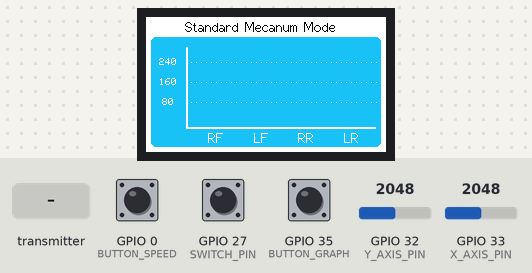
Recording of a sketch running on a simulated ESP32. Parts: 240×135 colour display. Inputs (shaded band) come from the test bench; at power-on: GPIO 0 (BUTTON_SPEED) HIGH, GPIO 35 (BUTTON_GRAPH) HIGH, GPIO 27 (SWITCH_PIN) HIGH, GPIO 32 (Y_AXIS_PIN) = 2048, GPIO 33 (X_AXIS_PIN) = 2048 (analog values on the 0–4095 scale).

Above: at 5.5 s.
5.6 s: GPIO 0 (BUTTON_SPEED) pulled LOW for 0.15 s
At 6.0 s:
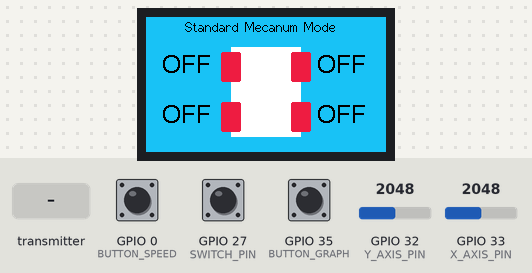
7.2 s: the transmitter starts sending motorMode = 1
At 8.6 s:
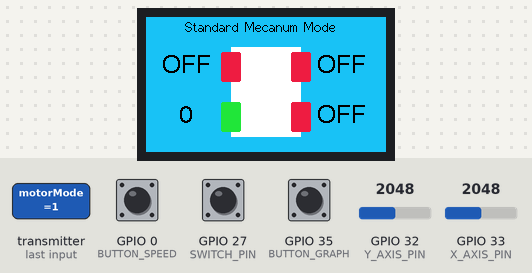
8.9 s: the transmitter starts sending mecanumMode = 1
At 10.1 s:
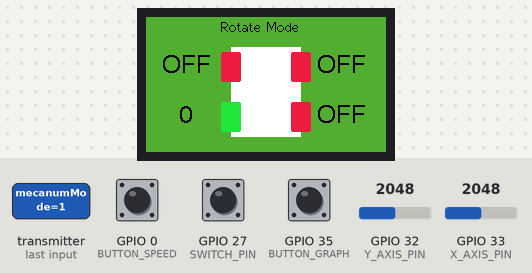
10.5 s: GPIO 35 (BUTTON_GRAPH) pulled LOW for 0.15 s
At 11.5 s:
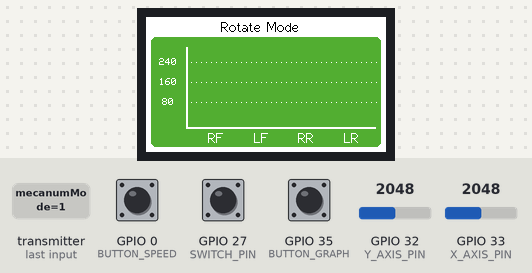
12.1 s: the transmitter starts sending mecanumMode = 0
At 12.9 s:
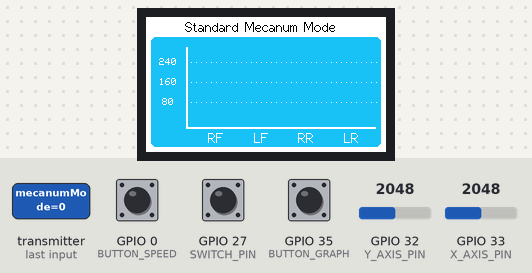
13.8 s: GPIO 0 (BUTTON_SPEED) pulled LOW for 1 s
At 14.2 s:
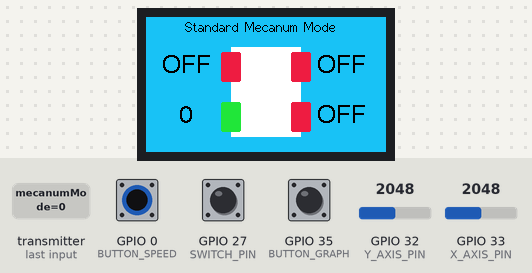
Timing chart, 0 to 16.8 s (numbered marks = the images above; inputs shaded):
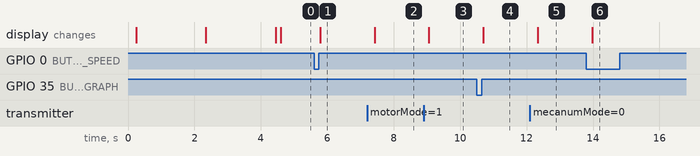

The sketch:

mec-robot-remote.ino
```cpp
/*
  4WD Mecanum Wheel Remote Control
  mec-robot-remote.ino
  Controls 4-wheel mecanum car base
  Uses ESP32 TTGO "T-Display" module with integrated TFT display and 2 pushbuttons
  Uses ESP-NOW library
  Uses TFT_eSPI Library by Bodmer - https://github.com/Bodmer/TFT_eSPI
  Modify User_Setup.h file in library for TTGO-T-Display

  DroneBot Workshop 2022
  https://dronebotworkshop.com
*/

// Include Libraries for ESP-NOW Communications
#include <esp_now.h>
#include <WiFi.h>

// Include libraries for display
#include <TFT_eSPI.h>
#include <SPI.h>

// Define Joystick Connections (some joystick models reverse X & Y)
#define X_AXIS_PIN 33
#define Y_AXIS_PIN 32
#define SWITCH_PIN 27

// Define TTGO display built-in pushbuttons
#define BUTTON_GRAPH 35
#define BUTTON_SPEED 0

// Objects for display & sprites
TFT_eSPI tft = TFT_eSPI();
TFT_eSprite sprite = TFT_eSprite(&tft);

// Display colors
#define displayColor1 0xFFFF  // White

#define displayColor2a 0x1E1E  // Cyan
#define displayColor2b 0x5566  // Green
#define displayColor2c 0xE3E3  // Orange
#define displayColor2d 0xFAFA  // Violet
#define displayColor2e 0xBEBE  // Light Blue
#define displayColor2f 0xE6E6  // Yellow

#define displayColor3 0x0000  // Black
#define displayColor4 0x2727  // Green Bar
#define displayColor5 0x1B1B  // Blue Bar
#define displayColor6 0xE8E8  // Red

// MAC Address of responder - edit as required
uint8_t broadcastAddress[] = {0x94, 0xB9, 0x7E, 0xC2, 0xCB, 0x38 };

// Define a data structure for received data
typedef struct struct_message_rcv {
  bool motorMode;
  int mecanumMode;
  int mtrRF_PWM;
  int mtrLF_PWM;
  int mtrRR_PWM;
  int mtrLR_PWM;
} struct_message_rcv;

// Create a structured object for received data
struct_message_rcv rcvData;

// Create a structured object for sent data
typedef struct struct_message_xmit {
  int xAxis;
  int yAxis;
  bool pbSwitch;
} struct_message_xmit;

// Create a structured object for sent data
struct_message_xmit xmitData;

// ESP-NOW Peer info
esp_now_peer_info_t peerInfo;

// Variable for Motor Mode
volatile byte motorModeValue = B00000000;

// Variable for Mecanum Mode
volatile int mecanumModeValue = 0;

// Variables for Motor PWM speeds
volatile int mtrRFpwmValue = 0;
volatile int mtrLFpwmValue = 0;
volatile int mtrRRpwmValue = 0;
volatile int mtrLRpwmValue = 0;

// Variables for Joystick values
int joyXaxis = 127;
int joyYaxis = 127;

// Variable for Joystick pushbutton state
bool joySwitchState = HIGH;

// Variable for connection error  - HIGH is error state
volatile bool connectError = LOW;

// Variable for connection status string
String connectStatus = "NO INFO";

// Variable for display selection - 0 = Graph, 1 = Speed Display
volatile int displaySelect = 0;

void IRAM_ATTR ISR_GRAPH() {
  // Graphics button was pressed
  displaySelect = 0;
}

void IRAM_ATTR ISR_SPEED() {
  // Speed button was pressed
  displaySelect = 1;
}

void setup() {
  // Set up Serial Monitor
  Serial.begin(115200);

  // Set joystick pin as input with Pullup
  pinMode(SWITCH_PIN, INPUT_PULLUP);

  // Set built-in pushbuttons as inputs with pullups
  pinMode(BUTTON_GRAPH, INPUT_PULLUP);
  pinMode(BUTTON_SPEED, INPUT_PULLUP);

  // Attach interrupts to handlers
  attachInterrupt(BUTTON_GRAPH, ISR_GRAPH, FALLING);
  attachInterrupt(BUTTON_SPEED, ISR_SPEED, FALLING);

  // Set ESP32 as a Wi-Fi Station
  WiFi.mode(WIFI_STA);

  // Disable WiFi Sleep mode
  WiFi.setSleep(false);

  // Initilize ESP-NOW
  if (esp_now_init() != ESP_OK) {
    connectStatus = "ESP-NOW Error";
    connectError = HIGH;
    return;
  } else {
    connectStatus = "ESP-NOW OK";
    connectError = LOW;
  }

  // Register receive callback function
  esp_now_register_recv_cb(OnDataRecv);

  // Register the send callback
  esp_now_register_send_cb(OnDataSent);

  // Register peer
  memcpy(peerInfo.peer_addr, broadcastAddress, 6);
  peerInfo.channel = 0;
  peerInfo.encrypt = false;

  // Add peer
  if (esp_now_add_peer(&peerInfo) != ESP_OK) {
    connectStatus = "No peer added";
    connectError = HIGH;
    return;
  } else {
    connectStatus = "ESP-NOW Ready";
    connectError = LOW;
  }

  // Set A/D resolution to 12-bits
  analogReadResolution(12);

  // Initialize the display
  tft.init();
  tft.setRotation(1);

  // Create a sprite
  sprite.createSprite(320, 170);

  // Display a splash screen
  splashScreen(connectStatus, connectError);
  delay(2000);
  connectStatus = "Waiting for car";
  splashScreen(connectStatus, connectError);
  delay(2000);

  // Enter the Loop with connectError set HIGH to avoid intial display flicker
  connectError = HIGH;
}

void loop() {

  // Check connection status
  if (connectError == LOW) {

    // Select display
    if (displaySelect == 0) {
      // Display motor speed graph
      graphMotorSpeed(mecanumModeValue);
    } else {
      // Display motor speed "animation"
      displayMotorSpeed(mecanumModeValue);
    }

    // Get joystick values and convert them
    joyXaxis = convertJoystickValues(analogRead(X_AXIS_PIN), false);
    joyYaxis = convertJoystickValues(analogRead(Y_AXIS_PIN), false);

  } else {
    // Display splash screen
    splashScreen(connectStatus, HIGH);

    // Send "zero" values as joystick data
    joyXaxis = 127;
    joyYaxis = 127;
  }

  // Check and set switch status
  if (digitalRead(SWITCH_PIN) == LOW) {
    // Switch was pressed
    joySwitchState = true;
  } else {
    joySwitchState = false;
  }

  // Format structured data
  xmitData.xAxis = joyXaxis;
  xmitData.yAxis = joyYaxis;
  xmitData.pbSwitch = joySwitchState;

  // Send message via ESP-NOW
  esp_err_t result = esp_now_send(broadcastAddress, (uint8_t *)&xmitData, sizeof(xmitData));

  // If switch was pressed delay longer to debounce
  if (joySwitchState == true) {
    delay(200);
  } else {
    delay(50);
  }
}
```

a_remote-functions.ino
```cpp
/*
  Mecanum Wheel Remote Control - functions
  a_remote-functions.ino
  Functions for remote control

  DroneBot Workshop 2022
  https://dronebotworkshop.com
*/
// Map 12-bit A/D values to 8-bit PWM values
// Allow for gap in center to account for joystick inaccuracies
int convertJoystickValues(int value, bool reverse) {
  if (value >= 2200) {
    // Joystick pushed forward
    value = map(value, 2200, 4095, 127, 254);
  } else if (value <= 1800) {
    // Joystick pulled back
    value = map(value, 1800, 0, 127, 0);
  } else {
    // Joystick in center
    value = 127;
  }

  // Check direction
  if (reverse) {
    value = 254 - value;
  }
  return value;
}
```

b_callbacks.ino
```cpp
/*
  Mecanum Wheel Remote Control - ESP-NOW Callbacks
  b_callbacks.ino
  Callbacks for communication with mecanum wheel robot car

  DroneBot Workshop 2022
  https://dronebotworkshop.com
*/
// Callback function called when data is sent
void OnDataSent(const uint8_t *mac_addr, esp_now_send_status_t status) {

  if (status == ESP_NOW_SEND_SUCCESS) {
    connectStatus = "Car found";
    connectError = LOW;
  } else {
    connectStatus = "Car not found";
    connectError = HIGH;
  }
}

// Callback function executed when data is received
void OnDataRecv(const uint8_t *mac, const uint8_t *incomingData, int len) {

  // Get receievd data
  memcpy(&rcvData, incomingData, sizeof(rcvData));

  // Pass received values to local variables
  motorModeValue = rcvData.motorMode;
  mecanumModeValue = rcvData.mecanumMode;
  mtrRFpwmValue = rcvData.mtrRF_PWM;
  mtrLFpwmValue = rcvData.mtrLF_PWM;
  mtrRRpwmValue = rcvData.mtrRR_PWM;
  mtrLRpwmValue = rcvData.mtrLR_PWM;

  //Serial.println(mecanumModeValue);
}
```

c_graphs.ino
```cpp
/*
  Mecanum Wheel Remote Control - TFT Display Graph Functions
  c_graphs.ino
  Graphs used on remote control TFT display

  DroneBot Workshop 2022
  https://dronebotworkshop.com
*/

void graphMotorSpeed(int opMode) {
  // Display motor speeds as bargarph
  // Background color changes with operating mode
  // Graph colors change with motor direction

  int backColor;
  String headerText;

  if (opMode == 0) {
    backColor = displayColor2a;
    headerText = "Standard Mecanum Mode";
  } else if (opMode == 1) {
    backColor = displayColor2b;
    headerText = "Rotate Mode";
  } else if (opMode == 2) {
    backColor = displayColor2c;
    headerText = "Pivot Right Mode";
  } else if (opMode == 3) {
    backColor = displayColor2d;
    headerText = "Pivot Left Mode";
  } else if (opMode == 4) {
    backColor = displayColor2e;
    headerText = "Pivot Front Mode";
  } else if (opMode == 5) {
    backColor = displayColor2f;
    headerText = "Pivot Rear Mode";
  } else {
    backColor = displayColor2f;
    headerText = "Standard Mecanum Mode";
  }


  // Fill the sprite with color & add rectangles
  sprite.fillSprite(displayColor3);
  sprite.fillRect(0, 0, 300, 160, displayColor1);
  sprite.fillRoundRect(5, 20, 230, 110, 5, backColor);
  sprite.fillRect(40, 30, 2, 80, displayColor1);
  sprite.fillRect(40, 110, 190, 2, displayColor1);

  // Text for top
  sprite.setTextDatum(4);
  sprite.setTextColor(displayColor3, displayColor1);
  sprite.drawString(headerText, 114, 10, 2);

  // Text for left sidebar (increment lables)
  sprite.setTextColor(displayColor1, backColor);
  for (int i = 2; i < 8; i = i + 2) {
    sprite.drawString(String(i * 40), 22, 105 - (i * 10));
    for (int j = 0; j < 197; j = j + 5)
      sprite.drawPixel(40 + j, 105 - (i * 10), displayColor1);
  }

  // Text for bottom
  sprite.drawString("RF", 70, 121, 2);
  sprite.drawString("LF", 115, 121, 2);
  sprite.drawString("RR", 160, 121, 2);
  sprite.drawString("LR", 205, 121, 2);

  // Bargraph values

  byte barMotorMode = motorModeValue;

  int barvalueRF = abs(mtrRFpwmValue);
  int barvalueLF = abs(mtrLFpwmValue);
  int barvalueRR = abs(mtrRRpwmValue);
  int barvalueLR = abs(mtrLRpwmValue);

  // Map results to bargraph range
  barvalueRF = map(barvalueRF, 0, 255, 0, 75);
  barvalueLF = map(barvalueLF, 0, 255, 0, 75);
  barvalueRR = map(barvalueRR, 0, 255, 0, 75);
  barvalueLR = map(barvalueLR, 0, 255, 0, 75);

  // Set bargraph colors by motor direction
  if ((bitRead(barMotorMode, 7) == 1) && (bitRead(barMotorMode, 6) == 0)) {
    sprite.fillRect(60, 110 - barvalueRF, 16, barvalueRF, displayColor5);
  } else if ((bitRead(barMotorMode, 7) == 0) && (bitRead(barMotorMode, 6) == 1)) {
    sprite.fillRect(60, 110 - barvalueRF, 16, barvalueRF, displayColor4);
  }

  if ((bitRead(barMotorMode, 5) == 1) && (bitRead(barMotorMode, 4) == 0)) {
    sprite.fillRect(105, 110 - barvalueLF, 16, barvalueLF, displayColor5);
  } else if ((bitRead(barMotorMode, 5) == 0) && (bitRead(barMotorMode, 4) == 1)) {
    sprite.fillRect(105, 110 - barvalueLF, 16, barvalueLF, displayColor4);
  }

  if ((bitRead(barMotorMode, 3) == 1) && (bitRead(barMotorMode, 2) == 0)) {
    sprite.fillRect(150, 110 - barvalueRR, 16, barvalueRR, displayColor5);
  } else if ((bitRead(barMotorMode, 3) == 0) && (bitRead(barMotorMode, 2) == 1)) {
    sprite.fillRect(150, 110 - barvalueRR, 16, barvalueRR, displayColor4);
  }

  if ((bitRead(barMotorMode, 1) == 1) && (bitRead(barMotorMode, 0) == 0)) {
    sprite.fillRect(195, 110 - barvalueLR, 16, barvalueLR, displayColor5);
  } else if ((bitRead(barMotorMode, 1) == 0) && (bitRead(barMotorMode, 0) == 1)) {
    sprite.fillRect(195, 110 - barvalueLR, 16, barvalueLR, displayColor4);
  }

  // Paint display
  sprite.pushSprite(0, 0);
}

void displayMotorSpeed(int opMode) {
  // Display of speed and directon of all motors

  int backColor;
  String headerText;

  if (opMode == 0) {
    backColor = displayColor2a;
    headerText = "Standard Mecanum Mode";
  } else if (opMode == 1) {
    backColor = displayColor2b;
    headerText = "Rotate Mode";
  } else if (opMode == 2) {
    backColor = displayColor2c;
    headerText = "Pivot Right Mode";
  } else if (opMode == 3) {
    backColor = displayColor2d;
    headerText = "Pivot Left Mode";
  } else if (opMode == 4) {
    backColor = displayColor2e;
    headerText = "Pivot Front Mode";
  } else if (opMode == 5) {
    backColor = displayColor2f;
    headerText = "Pivot Rear Mode";
  } else {
    backColor = displayColor2f;
    headerText = "Standard Mecanum Mode";
  }

  // Fill the sprite with color & add "car" rectangle
  sprite.fillSprite(backColor);
  sprite.fillRect(85, 30, 70, 90, displayColor1);

  // Text for top
  sprite.setTextDatum(4);
  sprite.setTextColor(displayColor3, backColor);
  sprite.drawString(headerText, 114, 10, 2);

  // Speed values
  byte speedMotorMode = motorModeValue;

  String speedvalueRF = String(abs(mtrRFpwmValue));
  String speedvalueLF = String(abs(mtrLFpwmValue));
  String speedvalueRR = String(abs(mtrRRpwmValue));
  String speedvalueLR = String(abs(mtrLRpwmValue));

  // Set "wheel" colors by motor direction
  // Right Front
  if ((bitRead(speedMotorMode, 7) == 1) && (bitRead(speedMotorMode, 6) == 0)) {
    sprite.fillRoundRect(145, 35, 20, 30, 2, displayColor5);
  } else if ((bitRead(speedMotorMode, 7) == 0) && (bitRead(speedMotorMode, 6) == 1)) {
    sprite.fillRoundRect(145, 35, 20, 30, 2, displayColor4);
  } else {
    sprite.fillRoundRect(145, 35, 20, 30, 2, displayColor6);
    speedvalueRF = "OFF";
  }

  // Left Front
  if ((bitRead(speedMotorMode, 5) == 1) && (bitRead(speedMotorMode, 4) == 0)) {
    sprite.fillRoundRect(75, 35, 20, 30, 2, displayColor5);
  } else if ((bitRead(speedMotorMode, 5) == 0) && (bitRead(speedMotorMode, 4) == 1)) {
    sprite.fillRoundRect(75, 35, 20, 30, 2, displayColor4);
  } else {
    sprite.fillRoundRect(75, 35, 20, 30, 2, displayColor6);
    speedvalueLF = "OFF";
  }

  // Right Rear
  if ((bitRead(speedMotorMode, 3) == 1) && (bitRead(speedMotorMode, 2) == 0)) {
    sprite.fillRoundRect(145, 85, 20, 30, 2, displayColor5);
  } else if ((bitRead(speedMotorMode, 3) == 0) && (bitRead(speedMotorMode, 2) == 1)) {
    sprite.fillRoundRect(145, 85, 20, 30, 2, displayColor4);
  } else {
    sprite.fillRoundRect(145, 85, 20, 30, 2, displayColor6);
    speedvalueRR = "OFF";
  }

  // Left Rear
  if ((bitRead(speedMotorMode, 1) == 1) && (bitRead(speedMotorMode, 0) == 0)) {
    sprite.fillRoundRect(75, 85, 20, 30, 2, displayColor5);
  } else if ((bitRead(speedMotorMode, 1) == 0) && (bitRead(speedMotorMode, 0) == 1)) {
    sprite.fillRoundRect(75, 85, 20, 30, 2, displayColor4);
  } else {
    sprite.fillRoundRect(75, 85, 20, 30, 2, displayColor6);
    speedvalueLR = "OFF";
  }

  // Display speed values
  sprite.drawString(speedvalueRF, 195, 50, 4);
  sprite.drawString(speedvalueLF, 40, 50, 4);
  sprite.drawString(speedvalueRR, 195, 100, 4);
  sprite.drawString(speedvalueLR, 40, 100, 4);

  // Paint display
  sprite.pushSprite(0, 0);
}
```

d_screens.ino
```cpp
/*
  Mecanum Wheel Remote Control - TFT Display Screen Functions
  d_screens.ino
  Display screens used on remote control TFT display

  DroneBot Workshop 2022
  https://dronebotworkshop.com
*/

void splashScreen(String messageString, bool errStat) {
  // Display a splash screen with a text message box
  // Background color depends upon error status
  if (errStat == HIGH) {
    // Fill the sprite with color & add rectangles
    sprite.fillSprite(displayColor6);

    // Text for top
    sprite.setTextDatum(4);
    sprite.setTextColor(displayColor1, displayColor6);
    sprite.drawString("Error", 114, 25, 4);
    sprite.drawString("Connecting", 114, 50, 4);

  } else {

    // Fill the sprite with color & add rectangles
    sprite.fillSprite(displayColor2b);

    // Text for top
    sprite.setTextDatum(4);
    sprite.setTextColor(displayColor1, displayColor2b);
    sprite.drawString("ESP-NOW", 114, 25, 4);
    sprite.drawString("Mecanum Car", 114, 50, 4);
  }

  // Box & text for status
  sprite.fillRoundRect(5, 70, 230, 40, 5, displayColor1);
  sprite.setTextColor(displayColor3, displayColor1);
  sprite.drawString(messageString, 114, 92, 4);

  // Paint display
  sprite.pushSprite(0, 0);
}

void controlInfo() {
// System information display


}
```

Measured:
- after the input at 5.6 s, the display: changes after 0.19 s (image 1)
- after the input at 7.2 s, the display: changes after 0.22 s (image 2)
- after the input at 8.9 s, the display: changes after 0.16 s (image 3)
- after the input at 10.5 s, the display: changes after 0.20 s (image 4)
- after the input at 12.1 s, the display: changes after 0.24 s (image 5)
- after the input at 13.8 s, the display: changes after 0.17 s (image 6)
